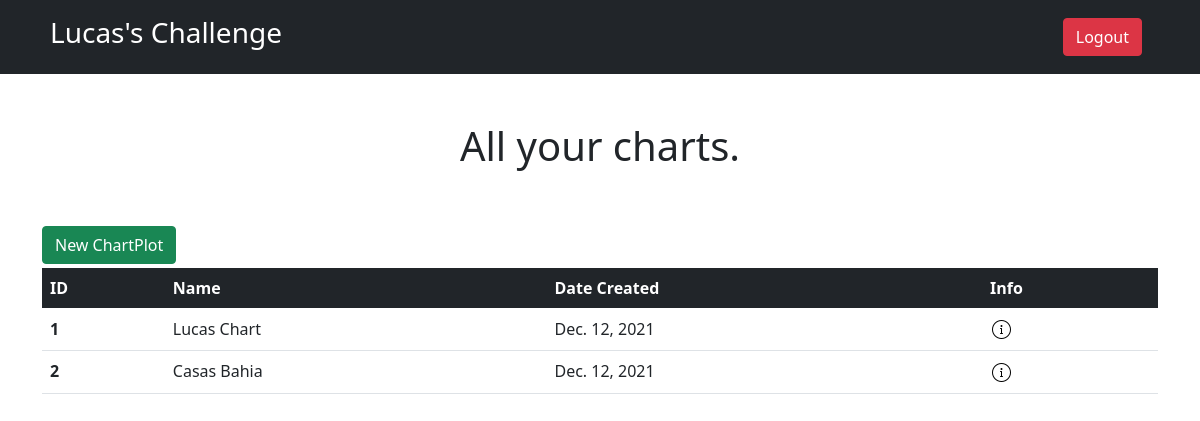
The page /chart-plot/home/ (signed in) on the database as committed earlier.
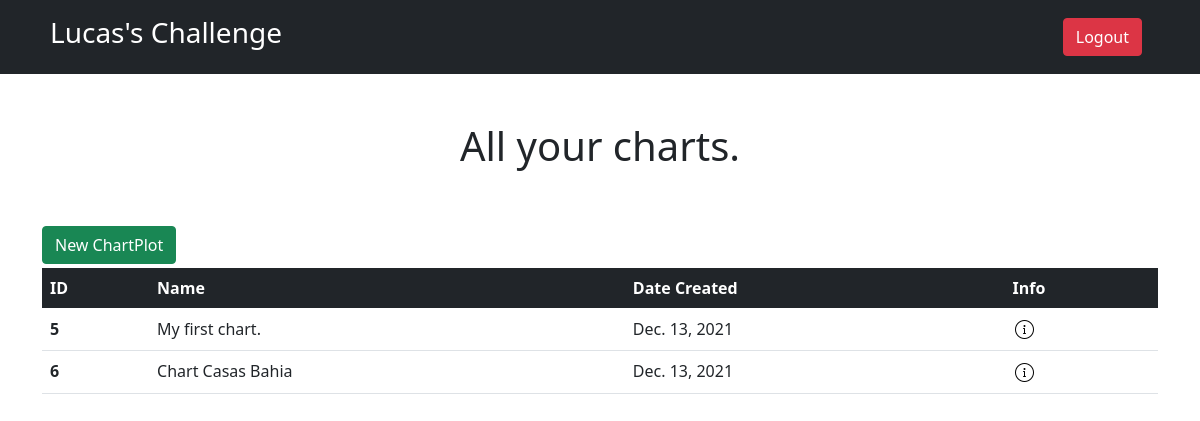
The same page on the database as committed later.
### ChartPlot/models.py (models this page shows, shortened)
class ChartPlot(models.Model):
    name = models.CharField(max_length=255)
    events = models.TextField(max_length=10000)
    date_created = models.DateField(auto_now_add=True)
    user = models.ForeignKey('User.User', on_delete=models.CASCADE)

### ChartPlot/views.py (the view)
# urls.py: path('home/', chartplot_home, name='home'),
def chartplot_home(request):
    chartplots = request.user.get_all_chartplot()
    return render(request, 'ChartPlot/home.html', {'chartplots': chartplots})

### User/models.py (called while the page is built)
    def get_all_chartplot(self) -> QuerySet:
        return self.chartplot_set.all()

### ChartPlot/templates/ChartPlot/home.html (shortened to what this page needs)
{% extends 'base.html' %}
{% load static %}
{% block localCss %}
<link rel="stylesheet" href="{% static 'css/home.css' %}">
{% endblock %}
{% block body %}
<div class="container">
<h1 class="text-center p-5">All your charts.</h1>
{% if chartplots %}
<table class="table table-hover">
      <a href="{% url 'ChartPlot:create' %}"><button class="btn btn-success mb-1">New ChartPlot</button></a>
      <thead class="table-dark">
        <tr>
          <th scope="col">ID</th>
          <th scope="col">Name</th>
          <th scope="col">Date Created</th>
          <th scope="col">Info</th>
        </tr>
      </thead>
      <tbody>
        {% for chart in chartplots %}
        <tr>
          <th scope="row">{{ chart.id }}</th>
          <td>{{ chart.name }}</td>
          <td>{{ chart.date_created }}</td>
          <td>
              <a href="{% url 'ChartPlot:detail' chart.id %}" class="option"><img src="{% static 'img/info.png' %}"></a>
          </td>
        </tr>
        {% endfor %}
      </tbody>
    </table>
{% else %}
    <div id="warning">
        <p class="text-center p-5">You have no chart. <a href="{% url 'ChartPlot:create' %}">Create</a> one now!.</p>
    </div>
{% endif %}
</div>
{% endblock %}

### templates/base.html (shortened to what this page needs)
{% load static %}
<!DOCTYPE html>
<html lang="en">
<head>
    <link rel="stylesheet" href="{% static 'b_css/bootstrap.min.css' %}">
    <link rel="stylesheet" href="{% static 'css/base1.css' %}">
    {% block localCss %} {% endblock %}
</head>
<body>
{% block nav %}
<nav class="navbar navbar-expand-lg navbar-light bg-dark">
    <div class="container">
      <div class="collapse navbar-collapse" id="navbarButtonsExample">
        <ul class="navbar-nav me-auto mb-2 mb-lg-0">
          <li class="nav-item">
            <a id="ct" class="nav-link h3 text-white" href="{% url 'ChartPlot:home' %}">Lucas's Challenge</a>
          </li>
        </ul>
        <div class="d-flex align-items-center">
          <a href="{% url 'User:logout' %}">
          <button type="button" class="btn btn-danger me-3">
            Logout
          </button>
          </a>
        </div>
      </div>
    </div>
  </nav>
{% endblock %}
{% block body %} {% endblock %}
</body>
</html>

### static/css/base1.css (style rules this page uses)
a { text-decoration: none }

Rows that differ between the two databases and show on the page:
removed ChartPlot: id "1", name "Lucas Chart", date_created "Dec. 12, 2021"
removed ChartPlot: id "2", name "Casas Bahia", date_created "Dec. 12, 2021"
added ChartPlot: id "5", name "My first chart.", date_created "Dec. 13, 2021"
added ChartPlot: id "6", name "Chart Casas Bahia", date_created "Dec. 13, 2021"
